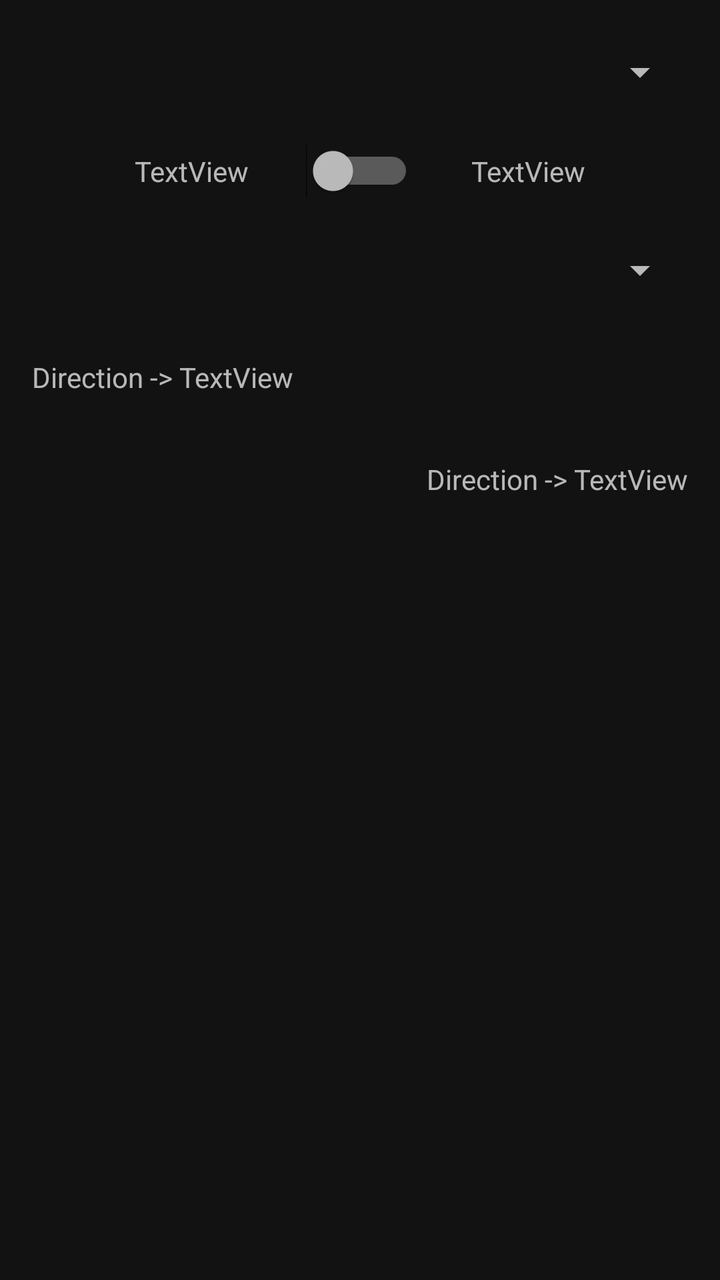
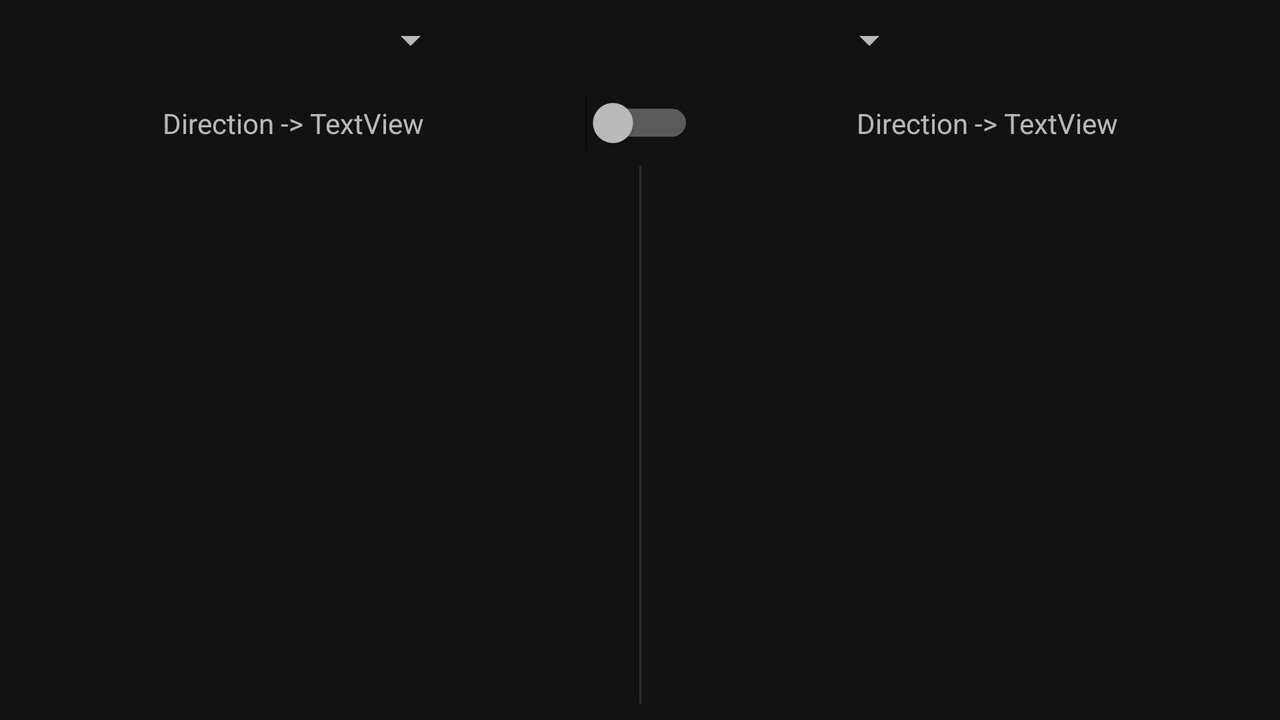

First picture: res/layout/ on a phone held upright. Second picture: the repository's own variant of that layout, on a device whose configuration matches the variant's folder. Source for both follows.
<!-- AndroidManifest.xml: application theme AppTheme -->
<!-- res/layout/activity_main.xml -->
<?xml version="1.0" encoding="utf-8"?>
<android.support.constraint.ConstraintLayout xmlns:android="http://schemas.android.com/apk/res/android"
    xmlns:app="http://schemas.android.com/apk/res-auto"
    xmlns:tools="http://schemas.android.com/tools"
    android:layout_width="match_parent"
    android:layout_height="match_parent"
    android:background="@drawable/main_background"
    tools:context=".MainActivity">

    <Spinner
        android:id="@+id/spin_route"
        style="@style/Widget.AppCompat.DropDownItem.Spinner"
        android:layout_width="0dp"
        android:layout_height="40dp"
        android:layout_marginStart="16dp"
        android:layout_marginTop="16dp"
        android:layout_marginEnd="16dp"
        android:elevation="2dp"
        app:layout_constraintEnd_toEndOf="parent"
        app:layout_constraintStart_toStartOf="parent"
        app:layout_constraintTop_toTopOf="parent" />

    <Spinner
        android:id="@+id/spin_stop"
        android:layout_width="match_parent"
        android:layout_height="40dp"
        android:layout_marginStart="16dp"
        android:layout_marginTop="16dp"
        android:layout_marginEnd="16dp"
        app:layout_constraintEnd_toEndOf="parent"
        app:layout_constraintStart_toStartOf="parent"
        app:layout_constraintTop_toBottomOf="@+id/switchDirection" />

    <Button
        android:id="@+id/refreshbtn"
        android:layout_width="wrap_content"
        android:layout_height="wrap_content"
        android:layout_marginStart="8dp"
        android:layout_marginEnd="8dp"
        android:layout_marginBottom="8dp"
        android:text="Button"
        android:visibility="gone"
        app:layout_constraintBottom_toBottomOf="parent"
        app:layout_constraintEnd_toEndOf="parent"
        app:layout_constraintStart_toStartOf="parent" />

    <android.support.v7.widget.RecyclerView
        android:id="@+id/recyclerView2"
        android:layout_width="wrap_content"
        android:layout_height="wrap_content"
        android:layout_marginTop="8dp"
        app:layout_constraintEnd_toEndOf="parent"
        app:layout_constraintHorizontal_bias="0.5"
        app:layout_constraintStart_toStartOf="parent"
        app:layout_constraintTop_toBottomOf="@+id/textView2" />

    <TextView
        android:id="@+id/textView"
        android:layout_width="wrap_content"
        android:layout_height="wrap_content"
        android:layout_marginStart="16dp"
        android:layout_marginTop="24dp"
        android:text="Direction -> "
        app:layout_constraintStart_toStartOf="parent"
        app:layout_constraintTop_toBottomOf="@+id/spin_stop" />

    <TextView
        android:id="@+id/textView2"
        android:layout_width="wrap_content"
        android:layout_height="wrap_content"
        android:layout_marginTop="24dp"
        android:text="Direction -> "
        app:layout_constraintEnd_toStartOf="@+id/direction4"
        app:layout_constraintTop_toBottomOf="@+id/recyclerView1" />

    <android.support.v7.widget.RecyclerView
        android:id="@+id/recyclerView1"
        android:layout_width="wrap_content"
        android:layout_height="wrap_content"
        android:layout_marginTop="8dp"
        app:layout_constraintEnd_toEndOf="parent"
        app:layout_constraintStart_toStartOf="parent"
        app:layout_constraintTop_toBottomOf="@+id/textView" />

    <Switch
        android:id="@+id/switchDirection"
        style="@null"
        android:layout_width="wrap_content"
        android:layout_height="wrap_content"
        android:layout_marginTop="16dp"
        app:layout_constraintEnd_toEndOf="parent"
        app:layout_constraintStart_toStartOf="parent"
        app:layout_constraintTop_toBottomOf="@+id/spin_route" />

    <TextView
        android:id="@+id/direction1"
        android:layout_width="wrap_content"
        android:layout_height="wrap_content"
        android:text="TextView"
        app:layout_constraintBottom_toBottomOf="@+id/switchDirection"
        app:layout_constraintEnd_toStartOf="@+id/switchDirection"
        app:layout_constraintHorizontal_bias="0.7"
        app:layout_constraintStart_toStartOf="parent"
        app:layout_constraintTop_toTopOf="@+id/switchDirection" />

    <TextView
        android:id="@+id/direction2"
        android:layout_width="wrap_content"
        android:layout_height="wrap_content"
        android:text="TextView"
        app:layout_constraintBottom_toBottomOf="@+id/switchDirection"
        app:layout_constraintEnd_toEndOf="parent"
        app:layout_constraintHorizontal_bias="0.3"
        app:layout_constraintStart_toEndOf="@+id/switchDirection"
        app:layout_constraintTop_toTopOf="@+id/switchDirection" />

    <TextView
        android:id="@+id/direction3"
        android:layout_width="wrap_content"
        android:layout_height="wrap_content"
        android:text="TextView"
        app:layout_constraintBottom_toBottomOf="@+id/textView"
        app:layout_constraintStart_toEndOf="@+id/textView"
        app:layout_constraintTop_toTopOf="@+id/textView" />

    <TextView
        android:id="@+id/direction4"
        android:layout_width="wrap_content"
        android:layout_height="wrap_content"
        android:layout_marginEnd="16dp"
        android:text="TextView"
        app:layout_constraintBottom_toBottomOf="@+id/textView2"
        app:layout_constraintEnd_toEndOf="parent"
        app:layout_constraintTop_toTopOf="@+id/textView2" />

    <android.support.constraint.Group
        android:id="@+id/group1"
        android:layout_width="wrap_content"
        android:layout_height="wrap_content"
        app:constraint_referenced_ids="textView,direction3,recyclerView1" />

    <android.support.constraint.Group
        android:id="@+id/group2"
        android:layout_width="wrap_content"
        android:layout_height="wrap_content"
        app:constraint_referenced_ids="textView2,direction4,recyclerView2" />

</android.support.constraint.ConstraintLayout>
<!-- resources referenced by this layout -->
<resources>
  <!-- drawable main_background (drawable) -->
  <?xml version="1.0" encoding="utf-8"?>
  <animation-list xmlns:android="http://schemas.android.com/apk/res/android">
      <item
          android:drawable="@drawable/gradient_0"
          android:duration="3000" />
  
      <item
          android:drawable="@drawable/gradient_45"
          android:duration="3000" />
  
      <item
          android:drawable="@drawable/gradient_90"
          android:duration="3000" />
  
      <item
          android:drawable="@drawable/gradient_135"
          android:duration="3000" />
  
      <item
          android:drawable="@drawable/gradient_180"
          android:duration="3000" />
  
      <item
          android:drawable="@drawable/gradient_225"
          android:duration="3000" />
  
      <item
          android:drawable="@drawable/gradient_270"
          android:duration="3000" />
  
      <item
          android:drawable="@drawable/gradient_315"
          android:duration="3000" />
  </animation-list>
  <style name="AppTheme" parent="Theme.MaterialComponents.NoActionBar">
          
          <item name="colorPrimary">@color/colorPrimary</item>
          <item name="colorPrimaryDark">@color/colorPrimaryDark</item>
          <item name="colorAccent">@color/colorAccent</item>
          <item name="windowActionBar">false</item>
          <item name="windowNoTitle">true</item>
          <item name="elevationOverlaysEnabled">true</item>
      </style>
  <!-- drawable gradient_0 (drawable) -->
  <?xml version="1.0" encoding="utf-8"?>
  <shape xmlns:android="http://schemas.android.com/apk/res/android"
      android:shape="rectangle">
  
      <gradient
          android:angle="0"
          android:endColor="#e27873"
          android:startColor="#8193cc" />
  
  </shape>
  <!-- drawable gradient_45 (drawable) -->
  <?xml version="1.0" encoding="utf-8"?>
  <shape xmlns:android="http://schemas.android.com/apk/res/android"
      android:shape="rectangle">
  
      <gradient
          android:angle="45"
          android:endColor="#e27873"
          android:startColor="#8193cc" />
  
  </shape>
  <!-- drawable gradient_90 (drawable) -->
  <?xml version="1.0" encoding="utf-8"?>
  <shape xmlns:android="http://schemas.android.com/apk/res/android"
      android:shape="rectangle">
  
      <gradient
          android:angle="90"
          android:endColor="#e27873"
          android:startColor="#8193cc" />
  
  </shape>
  <!-- drawable gradient_135 (drawable) -->
  <?xml version="1.0" encoding="utf-8"?>
  <shape xmlns:android="http://schemas.android.com/apk/res/android"
      android:shape="rectangle">
  
      <gradient
          android:angle="135"
          android:endColor="#e27873"
          android:startColor="#8193cc" />
  
  </shape>
  <!-- drawable gradient_180 (drawable) -->
  <?xml version="1.0" encoding="utf-8"?>
  <shape xmlns:android="http://schemas.android.com/apk/res/android"
      android:shape="rectangle">
  
      <gradient
          android:angle="180"
          android:endColor="#e27873"
          android:startColor="#8193cc" />
  
  </shape>
  <!-- drawable gradient_225 (drawable) -->
  <?xml version="1.0" encoding="utf-8"?>
  <shape xmlns:android="http://schemas.android.com/apk/res/android"
      android:shape="rectangle">
  
      <gradient
          android:angle="225"
          android:endColor="#e27873"
          android:startColor="#8193cc" />
  
  </shape>
  <!-- drawable gradient_315 (drawable) -->
  <?xml version="1.0" encoding="utf-8"?>
  <shape xmlns:android="http://schemas.android.com/apk/res/android"
      android:shape="rectangle">
  
      <gradient
          android:angle="315"
          android:endColor="#e27873"
          android:startColor="#8193cc" />
  
  </shape>
  <color name="colorPrimary">#3F51B5</color>
  <color name="colorPrimaryDark">#303F9F</color>
  <color name="colorAccent">#FF4081</color>
</resources>
<!-- res/layout-land/activity_main.xml (the repository's variant of the layout above) -->
<!-- drawn on the phone turned sideways -->
<?xml version="1.0" encoding="utf-8"?>
<android.support.constraint.ConstraintLayout xmlns:android="http://schemas.android.com/apk/res/android"
    xmlns:app="http://schemas.android.com/apk/res-auto"
    xmlns:tools="http://schemas.android.com/tools"
    android:id="@+id/constraintLayout"
    android:layout_width="match_parent"
    android:layout_height="match_parent"
    android:background="@drawable/main_background"
    tools:context=".MainActivity"
    tools:layout_editor_absoluteY="73dp">

    <Spinner
        android:id="@+id/spin_route"
        style="@style/Widget.AppCompat.DropDownItem.Spinner"
        android:layout_width="wrap_content"
        android:layout_height="wrap_content"
        android:layout_marginTop="8dp"
        android:elevation="2dp"
        app:layout_constraintEnd_toStartOf="@+id/spin_stop"
        app:layout_constraintHorizontal_chainStyle="spread"
        app:layout_constraintStart_toStartOf="parent"
        app:layout_constraintTop_toTopOf="parent" />

    <Spinner
        android:id="@+id/spin_stop"
        android:layout_width="wrap_content"
        android:layout_height="wrap_content"
        android:layout_marginTop="8dp"
        app:layout_constraintEnd_toEndOf="parent"
        app:layout_constraintStart_toEndOf="@+id/spin_route"
        app:layout_constraintTop_toTopOf="parent" />

    <Button
        android:id="@+id/refreshbtn"
        android:layout_width="wrap_content"
        android:layout_height="wrap_content"
        android:text="Button"
        android:visibility="gone"
        app:layout_constraintBottom_toBottomOf="parent"
        app:layout_constraintStart_toStartOf="parent" />

    <TextView
        android:id="@+id/textView"
        android:layout_width="wrap_content"
        android:layout_height="wrap_content"
        android:text="Direction -> "
        app:layout_constraintBottom_toBottomOf="@+id/direction3"
        app:layout_constraintEnd_toStartOf="@+id/direction3"
        app:layout_constraintHorizontal_chainStyle="packed"
        app:layout_constraintStart_toStartOf="parent"
        app:layout_constraintTop_toTopOf="@+id/direction3" />

    <android.support.v7.widget.RecyclerView
        android:id="@+id/recyclerView1"
        android:layout_width="wrap_content"
        android:layout_height="wrap_content"
        android:layout_marginTop="8dp"
        android:layout_marginEnd="8dp"
        app:layout_constraintBottom_toBottomOf="parent"
        app:layout_constraintEnd_toStartOf="@+id/recyclerView2"
        app:layout_constraintStart_toStartOf="parent"
        app:layout_constraintTop_toBottomOf="@+id/switchDirection" />

    <Switch
        android:id="@+id/switchDirection"
        style="@null"
        android:layout_width="wrap_content"
        android:layout_height="wrap_content"
        android:layout_marginTop="16dp"
        app:layout_constraintEnd_toEndOf="parent"
        app:layout_constraintHorizontal_bias="0.5"
        app:layout_constraintStart_toStartOf="parent"
        app:layout_constraintTop_toBottomOf="@+id/spin_route" />

    <TextView
        android:id="@+id/direction1"
        android:layout_width="wrap_content"
        android:layout_height="wrap_content"
        android:text="TextView"
        android:visibility="gone"
        app:layout_constraintBottom_toBottomOf="@+id/refreshbtn"
        app:layout_constraintStart_toStartOf="parent" />

    <TextView
        android:id="@+id/direction3"
        android:layout_width="wrap_content"
        android:layout_height="wrap_content"
        android:text="TextView"
        app:layout_constraintBottom_toBottomOf="@+id/switchDirection"
        app:layout_constraintEnd_toStartOf="@+id/switchDirection"
        app:layout_constraintStart_toEndOf="@+id/textView"
        app:layout_constraintTop_toTopOf="@+id/switchDirection" />

    <TextView
        android:id="@+id/direction4"
        android:layout_width="wrap_content"
        android:layout_height="wrap_content"
        android:text="TextView"
        app:layout_constraintBottom_toBottomOf="@+id/textView2"
        app:layout_constraintEnd_toEndOf="parent"
        app:layout_constraintStart_toEndOf="@+id/textView2"
        app:layout_constraintTop_toTopOf="@+id/textView2" />

    <android.support.constraint.Group
        android:id="@+id/group1"
        android:layout_width="wrap_content"
        android:layout_height="wrap_content"
        app:constraint_referenced_ids="textView,direction3,recyclerView1" />

    <android.support.constraint.Group
        android:id="@+id/group2"
        android:layout_width="wrap_content"
        android:layout_height="wrap_content"
        app:constraint_referenced_ids="textView2,direction4,recyclerView2" />

    <android.support.constraint.Guideline
        android:id="@+id/guideline"
        android:layout_width="wrap_content"
        android:layout_height="wrap_content"
        android:orientation="vertical"
        app:layout_constraintGuide_percent="0.5" />

    <android.support.v7.widget.RecyclerView
        android:id="@+id/recyclerView2"
        android:layout_width="wrap_content"
        android:layout_height="wrap_content"
        android:layout_marginTop="8dp"
        app:layout_constraintBottom_toBottomOf="parent"
        app:layout_constraintEnd_toEndOf="parent"
        app:layout_constraintStart_toEndOf="@+id/recyclerView1"
        app:layout_constraintTop_toBottomOf="@+id/switchDirection" />

    <TextView
        android:id="@+id/textView2"
        android:layout_width="wrap_content"
        android:layout_height="wrap_content"
        android:text="Direction -> "
        app:layout_constraintBottom_toBottomOf="@+id/switchDirection"
        app:layout_constraintEnd_toStartOf="@+id/direction4"
        app:layout_constraintHorizontal_chainStyle="packed"
        app:layout_constraintStart_toEndOf="@+id/switchDirection"
        app:layout_constraintTop_toTopOf="@+id/switchDirection" />

    <View
        android:id="@+id/divider2"
        android:layout_width="1dp"
        android:layout_height="0dp"
        android:layout_marginTop="8dp"
        android:layout_marginBottom="8dp"
        android:background="?android:attr/listDivider"
        app:layout_constraintBottom_toBottomOf="parent"
        app:layout_constraintEnd_toEndOf="parent"
        app:layout_constraintStart_toStartOf="parent"
        app:layout_constraintTop_toBottomOf="@+id/switchDirection" />

    <TextView
        android:id="@+id/direction2"
        android:layout_width="wrap_content"
        android:layout_height="wrap_content"
        android:text="TextView"
        android:visibility="gone"
        app:layout_constraintBottom_toBottomOf="parent"
        app:layout_constraintStart_toStartOf="parent" />

</android.support.constraint.ConstraintLayout>
